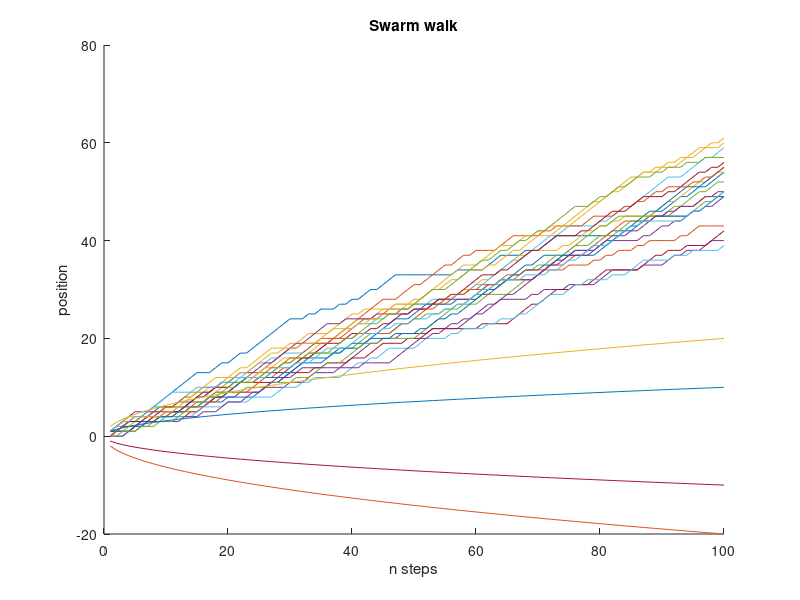
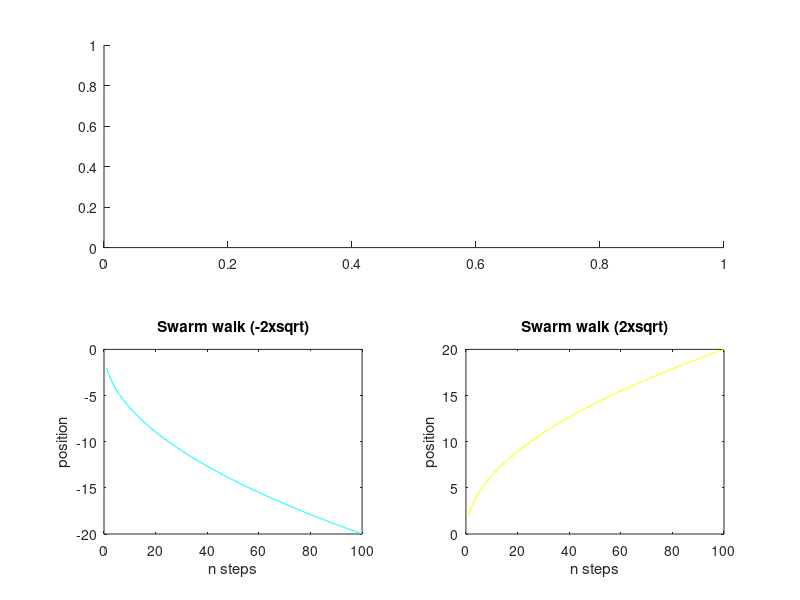

The MATLAB source for these figures, in order: (Note: this script raises an error after producing the figures.)
%% Lab 3
% Ph3008

%% Part A
% Unbiased &fixed step length 1D random walks

clear; clc; close all;

n=100;
steps=1:n
drunks=20;

%% a)
for k = 1:4
    x= round(rand);
    for i = 2:n
        x=x+round(rand);
    end
    final_position = x;
end

%% b)
swarms =zeros(n,drunks);
figure

for j = 1:drunks
    x=zeros(1,n);
    x(1) = round(rand);
    for i = 2:n
        x(i) = x(i-1) + round(rand);
    end
    swarms(:,j)= x;
    
 
    hold on
    plot(steps,x)
end
plot(steps,-sqrt(steps),steps,sqrt(steps),steps,-2*sqrt(steps), steps,2*sqrt(steps))
title('Swarm walk')
xlabel('n steps')
ylabel('position')
hold off

figure 
subplot(2,2,1), plot(steps,-sqrt(steps), 'r-')
title('Swarm walk (-sqrt)')
xlabel('n steps')
ylabel('position')
subplot(2,2,2),plot(steps,sqrt(steps), 'b-')
title('Swarm walk (sqrt)')
xlabel('n steps')
ylabel('position')
subplot(2,2,3),plot(steps,-2*sqrt(steps), 'c-')
title('Swarm walk (-2xsqrt)')
xlabel('n steps')
ylabel('position')
subplot(2,2,4),plot(steps,2*sqrt(steps), 'y-')
title('Swarm walk (2xsqrt)')
xlabel('n steps')
ylabel('position')
hold off

%% Part B
% Biased and continous

clear; clc; close all;

delta=2; m=1; T=1;
k=1; %1.38064852e-23 %m^2kg/s^2K boltzmann constant
E= @(v) 0.5*m.*v.^2;
vdist(1)=10;

% a)

for n=1:1e4
    vdist;
    change_v=(2*rand-1)*delta;
    V_b=vdist(end) +change_v;
    -(E(V_b)-E(vdist(end)));
    if V_b > 0
        if V_b < vdist(end)
            vdist(end+1) =V_b;
        elseif rand < exp(-(E(V_b)-E(vdist(end)))/(k*T));
            vdist(end+1) = V_b;
        end 
    end
end

subplot(2,1,1), histogram(vdist)
xlim([0 4])
title('Velocity Distribution')
xlabel('Velocity')
ylabel('Frequency')

energy=E(vdist);

subplot(2,1,2), histogram(energy)
xlim ([0 6])
title('Energy distribution') 


%% 